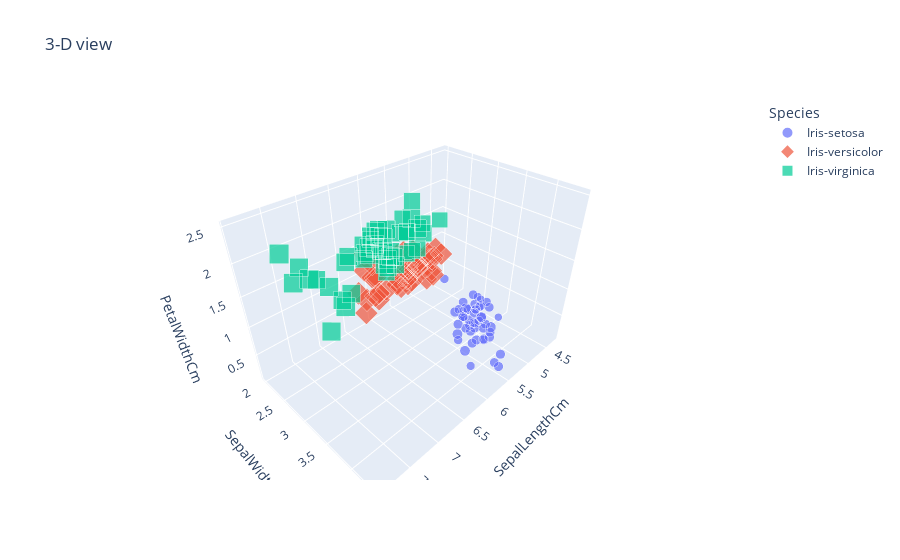

Here is the notebook cell this chart was saved with:
### Code cell
fig=px.scatter_3d(data,x='SepalLengthCm',y='SepalWidthCm',z='PetalWidthCm',color='Species',symbol='Species',size='PetalLengthCm',title="3-D view")
fig.show()

### Figure 1 — Plotly figure (JSON) as saved in the notebook; plotly's stock layout.template omitted (floating-point values rounded to 4 significant figures)
{"data": [{"hovertemplate": "Species=Iris-setosa<br>SepalLengthCm=%{x}<br>SepalWidthCm=%{y}<br>PetalWidthCm=%{z}<br>PetalLengthCm=%{marker.size}<extra></extra>", "legendgroup": "Iris-setosa", "marker": {"color": "#636efa", "size": [1.4, 1.4, 1.3, 1.5, 1.4, 1.7, 1.4, 1.5, 1.4, 1.5, 1.5, 1.6, 1.4, 1.1, 1.2, 1.5, 1.3, 1.4, 1.7, 1.5, 1.7, 1.5, 1, 1.7, 1.9, 1.6, 1.6, 1.5, 1.4, 1.6, 1.6, 1.5, 1.5, 1.4, 1.5, 1.2, 1.3, 1.5, 1.3, 1.5, 1.3, 1.3, 1.3, 1.6, 1.9, 1.4, 1.6, 1.4, 1.5, 1.4], "sizemode": "area", "sizeref": 0.01725, "symbol": "circle"}, "mode": "markers", "name": "Iris-setosa", "scene": "scene", "showlegend": true, "type": "scatter3d", "x": [5.1, 4.9, 4.7, 4.6, 5, 5.4, 4.6, 5, 4.4, 4.9, 5.4, 4.8, 4.8, 4.3, 5.8, 5.7, 5.4, 5.1, 5.7, 5.1, 5.4, 5.1, 4.6, 5.1, 4.8, 5, 5, 5.2, 5.2, 4.7, 4.8, 5.4, 5.2, 5.5, 4.9, 5, 5.5, 4.9, 4.4, 5.1, 5, 4.5, 4.4, 5, 5.1, 4.8, 5.1, 4.6, 5.3, 5], "y": [3.5, 3, 3.2, 3.1, 3.6, 3.9, 3.4, 3.4, 2.9, 3.1, 3.7, 3.4, 3, 3, 4, 4.4, 3.9, 3.5, 3.8, 3.8, 3.4, 3.7, 3.6, 3.3, 3.4, 3, 3.4, 3.5, 3.4, 3.2, 3.1, 3.4, 4.1, 4.2, 3.1, 3.2, 3.5, 3.1, 3, 3.4, 3.5, 2.3, 3.2, 3.5, 3.8, 3, 3.8, 3.2, 3.7, 3.3], "z": [0.2, 0.2, 0.2, 0.2, 0.2, 0.4, 0.3, 0.2, 0.2, 0.1, 0.2, 0.2, 0.1, 0.1, 0.2, 0.4, 0.4, 0.3, 0.3, 0.3, 0.2, 0.4, 0.2, 0.5, 0.2, 0.2, 0.4, 0.2, 0.2, 0.2, 0.2, 0.4, 0.1, 0.2, 0.1, 0.2, 0.2, 0.1, 0.2, 0.2, 0.3, 0.3, 0.2, 0.6, 0.4, 0.3, 0.2, 0.2, 0.2, 0.2]}, {"hovertemplate": "Species=Iris-versicolor<br>SepalLengthCm=%{x}<br>SepalWidthCm=%{y}<br>PetalWidthCm=%{z}<br>PetalLengthCm=%{marker.size}<extra></extra>", "legendgroup": "Iris-versicolor", "marker": {"color": "#EF553B", "size": [4.7, 4.5, 4.9, 4, 4.6, 4.5, 4.7, 3.3, 4.6, 3.9, 3.5, 4.2, 4, 4.7, 3.6, 4.4, 4.5, 4.1, 4.5, 3.9, 4.8, 4, 4.9, 4.7, 4.3, 4.4, 4.8, 5, 4.5, 3.5, 3.8, 3.7, 3.9, 5.1, 4.5, 4.5, 4.7, 4.4, 4.1, 4, 4.4, 4.6, 4, 3.3, 4.2, 4.2, 4.2, 4.3, 3, 4.1], "sizemode": "area", "sizeref": 0.01725, "symbol": "diamond"}, "mode": "markers", "name": "Iris-versicolor", "scene": "scene", "showlegend": true, "type": "scatter3d", "x": [7, 6.4, 6.9, 5.5, 6.5, 5.7, 6.3, 4.9, 6.6, 5.2, 5, 5.9, 6, 6.1, 5.6, 6.7, 5.6, 5.8, 6.2, 5.6, 5.9, 6.1, 6.3, 6.1, 6.4, 6.6, 6.8, 6.7, 6, 5.7, 5.5, 5.5, 5.8, 6, 5.4, 6, 6.7, 6.3, 5.6, 5.5, 5.5, 6.1, 5.8, 5, 5.6, 5.7, 5.7, 6.2, 5.1, 5.7], "y": [3.2, 3.2, 3.1, 2.3, 2.8, 2.8, 3.3, 2.4, 2.9, 2.7, 2, 3, 2.2, 2.9, 2.9, 3.1, 3, 2.7, 2.2, 2.5, 3.2, 2.8, 2.5, 2.8, 2.9, 3, 2.8, 3, 2.9, 2.6, 2.4, 2.4, 2.7, 2.7, 3, 3.4, 3.1, 2.3, 3, 2.5, 2.6, 3, 2.6, 2.3, 2.7, 3, 2.9, 2.9, 2.5, 2.8], "z": [1.4, 1.5, 1.5, 1.3, 1.5, 1.3, 1.6, 1, 1.3, 1.4, 1, 1.5, 1, 1.4, 1.3, 1.4, 1.5, 1, 1.5, 1.1, 1.8, 1.3, 1.5, 1.2, 1.3, 1.4, 1.4, 1.7, 1.5, 1, 1.1, 1, 1.2, 1.6, 1.5, 1.6, 1.5, 1.3, 1.3, 1.3, 1.2, 1.4, 1.2, 1, 1.3, 1.2, 1.3, 1.3, 1.1, 1.3]}, {"hovertemplate": "Species=Iris-virginica<br>SepalLengthCm=%{x}<br>SepalWidthCm=%{y}<br>PetalWidthCm=%{z}<br>PetalLengthCm=%{marker.size}<extra></extra>", "legendgroup": "Iris-virginica", "marker": {"color": "#00cc96", "size": [6, 5.1, 5.9, 5.6, 5.8, 6.6, 4.5, 6.3, 5.8, 6.1, 5.1, 5.3, 5.5, 5, 5.1, 5.3, 5.5, 6.7, 6.9, 5, 5.7, 4.9, 6.7, 4.9, 5.7, 6, 4.8, 4.9, 5.6, 5.8, 6.1, 6.4, 5.6, 5.1, 5.6, 6.1, 5.6, 5.5, 4.8, 5.4, 5.6, 5.1, 5.1, 5.9, 5.7, 5.2, 5, 5.2, 5.4, 5.1], "sizemode": "area", "sizeref": 0.01725, "symbol": "square"}, "mode": "markers", "name": "Iris-virginica", "scene": "scene", "showlegend": true, "type": "scatter3d", "x": [6.3, 5.8, 7.1, 6.3, 6.5, 7.6, 4.9, 7.3, 6.7, 7.2, 6.5, 6.4, 6.8, 5.7, 5.8, 6.4, 6.5, 7.7, 7.7, 6, 6.9, 5.6, 7.7, 6.3, 6.7, 7.2, 6.2, 6.1, 6.4, 7.2, 7.4, 7.9, 6.4, 6.3, 6.1, 7.7, 6.3, 6.4, 6, 6.9, 6.7, 6.9, 5.8, 6.8, 6.7, 6.7, 6.3, 6.5, 6.2, 5.9], "y": [3.3, 2.7, 3, 2.9, 3, 3, 2.5, 2.9, 2.5, 3.6, 3.2, 2.7, 3, 2.5, 2.8, 3.2, 3, 3.8, 2.6, 2.2, 3.2, 2.8, 2.8, 2.7, 3.3, 3.2, 2.8, 3, 2.8, 3, 2.8, 3.8, 2.8, 2.8, 2.6, 3, 3.4, 3.1, 3, 3.1, 3.1, 3.1, 2.7, 3.2, 3.3, 3, 2.5, 3, 3.4, 3], "z": [2.5, 1.9, 2.1, 1.8, 2.2, 2.1, 1.7, 1.8, 1.8, 2.5, 2, 1.9, 2.1, 2, 2.4, 2.3, 1.8, 2.2, 2.3, 1.5, 2.3, 2, 2, 1.8, 2.1, 1.8, 1.8, 1.8, 2.1, 1.6, 1.9, 2, 2.2, 1.5, 1.4, 2.3, 2.4, 1.8, 1.8, 2.1, 2.4, 2.3, 1.9, 2.3, 2.5, 2.3, 1.9, 2, 2.3, 1.8]}], "layout": {"legend": {"itemsizing": "constant", "title": {"text": "Species"}, "tracegroupgap": 0}, "scene": {"domain": {"x": [0, 1], "y": [0, 1]}, "xaxis": {"title": {"text": "SepalLengthCm"}}, "yaxis": {"title": {"text": "SepalWidthCm"}}, "zaxis": {"title": {"text": "PetalWidthCm"}}}, "title": {"text": "3-D view"}}}
